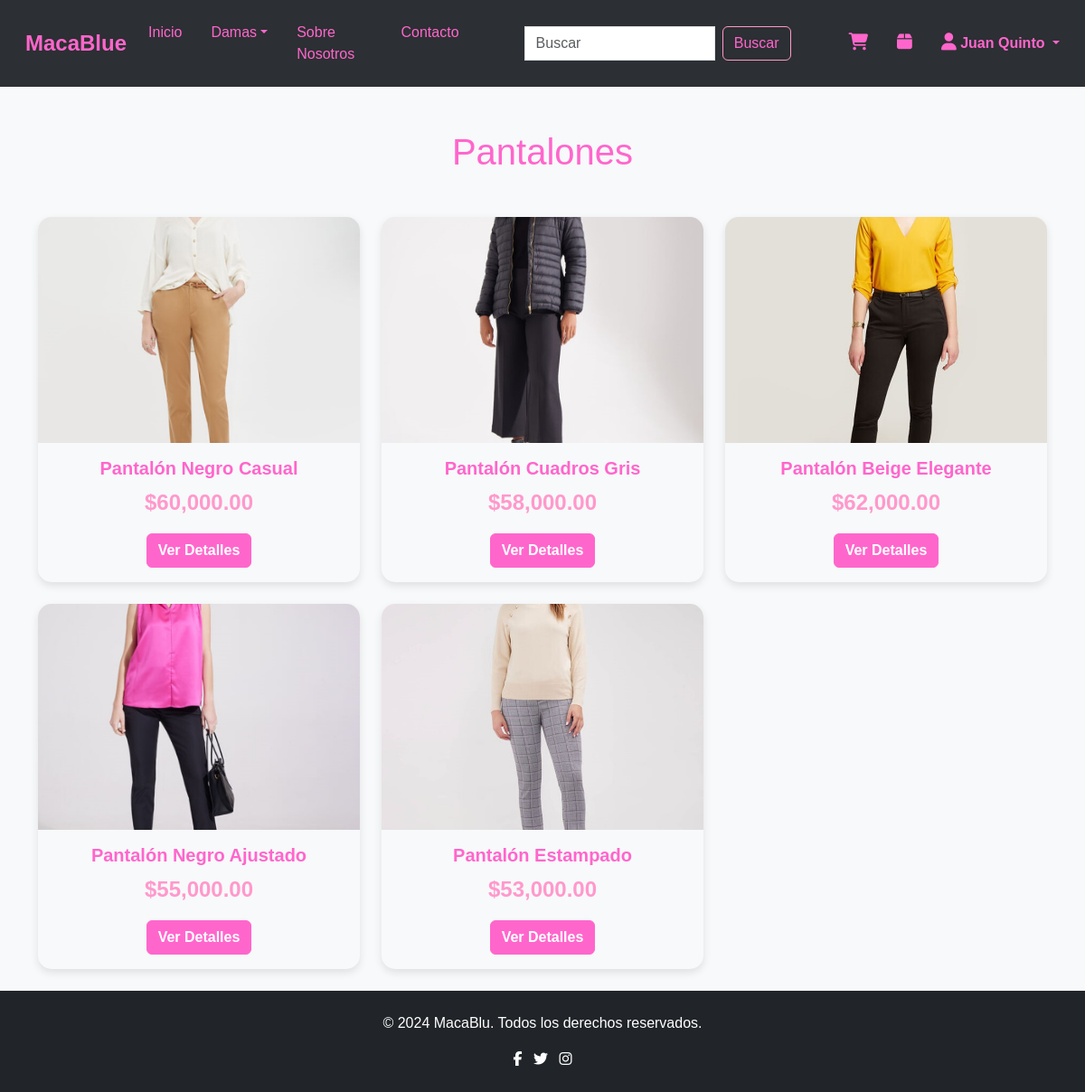
Screenshot of /view/productos.php?subcategoria=Pantalones (signed in) with the database file from the repository.
### tables this page shows
CREATE TABLE `categorias` (
  `categoria_id` int(11) NOT NULL,
  `nombreCategoria` varchar(100) NOT NULL,
  `subcategorias` varchar(255) NOT NULL,
  `created_at` timestamp NOT NULL DEFAULT current_timestamp()
);

CREATE TABLE `productos` (
  `producto_id` int(11) NOT NULL,
  `nombreProducto` varchar(255) NOT NULL,
  `categoriaProducto` int(11) DEFAULT NULL,
  `subcategoriaProducto` varchar(255) DEFAULT NULL,
  `precioProducto` decimal(10,2) NOT NULL,
  `stockProducto` int(11) NOT NULL,
  `estadoProducto` enum('Disponible','No disponible') NOT NULL,
  `tallas` varchar(255) DEFAULT NULL,
  `colorProducto` varchar(50) DEFAULT NULL,
  `materialProducto` varchar(50) DEFAULT NULL,
  `descripcionProducto` text DEFAULT NULL,
  `fotosProducto` text DEFAULT NULL
);

### view/productos.php (the view, shortened to what this page needs)
<?php
$servername = "localhost";
$username = "root";
$password = "";
$dbname = "macablue";
$conn = new mysqli($servername, $username, $password, $dbname);
$sql = "SELECT nombreCategoria, subcategorias FROM categorias";
$resultCategorias = $conn->query($sql);
?>
<!DOCTYPE html>
<html lang="es">
<head>
    <link rel="stylesheet" href="https://cdnjs.cloudflare.com/ajax/libs/font-awesome/6.5.0/css/all.min.css">
    <link href="https://cdn.jsdelivr.net/npm/bootstrap@5.3.3/dist/css/bootstrap.min.css" rel="stylesheet">
    <link rel="stylesheet" href="/MacaBlue/assets/css/style.css">
    <link rel="stylesheet" href="/MacaBlue/assets/css/nav.css">
</head>
<body>
<nav class="navbar navbar-expand-lg navbar-custom" style="background-color: var(--fondo-oscuro);">
        <div class="container-fluid">
            <a class="navbar-brand" href="/MacaBlue/view/productos.php" style="color: var(--fucsia-claro); font-weight: bold;">MacaBlue</a>
            <div class="collapse navbar-collapse" id="navbarNav">
                <ul class="navbar-nav me-auto mb-2 mb-lg-0">
                    <li class="nav-item">
                        <a class="nav-link" href="/MacaBlue/view/productos.php">Inicio</a>
                    </li>
                    <?php
                    if ($resultCategorias->num_rows > 0) {
                        while ($row = $resultCategorias->fetch_assoc()) {
                            $categoria = $row['nombreCategoria'];
                            echo '<li class="nav-item dropdown">';
                            echo '<a class="nav-link dropdown-toggle" href="#" id="dropdown' . htmlspecialchars($categoria) . '" role="button" data-bs-toggle="dropdown" aria-expanded="false">';
                            echo htmlspecialchars($categoria);
                            echo '</a>';
                            echo '<ul class="dropdown-menu" aria-labelledby="dropdown' . htmlspecialchars($categoria) . '">';
                            echo '</ul></li>';
                        }
                    } else {
                        echo '<li><a class="nav-link" href="#">No hay categorías</a></li>';
                    }
                    ?>
                    <li class="nav-item">
                        <a class="nav-link" href="/MacaBlue/view/sobre_nosotros.php">Sobre Nosotros</a>
                    </li>
                    <li class="nav-item">
                        <a class="nav-link" href="/MacaBlue/view/contacto.php">Contacto</a>
                    </li>
                </ul>
                <form class="d-flex mx-5" action="/MacaBlue/view/buscar.php" method="get">
                    <input class="form-control me-2" type="search" placeholder="Buscar" aria-label="Buscar" name="query">
                    <button class="btn btn-outline-success" type="submit">Buscar</button>
                </form>
                <a class="nav-link me-3" href="/MacaBlue/view/carrito.php" style="color: var(--fondo-claro);">
                    <i class="fas fa-shopping-cart"></i>
                </a>
                <a class="nav-link me-3" href="/MacaBlue/view/pedido.php" style="color: var(--fondo-claro);">
                    <i class="fas fa-box"></i>
                </a>
                <?php if (isset($_SESSION['cliente_id'])) : ?>
                    <div class="nav-item dropdown">
                        <a class="nav-link dropdown-toggle" href="#" id="userDropdown" role="button" data-bs-toggle="dropdown" aria-expanded="false" style="color: var(--fucsia-claro); font-weight: bold;">
                            <i class="fas fa-user"></i> <?php echo htmlspecialchars($_SESSION['nombreUsuario']) . ' ' . htmlspecialchars($_SESSION['apellidoUsuario']); ?>
                        </a>
                    </div>
                <?php else : ?>
                    <a class="nav-link" href="/MacaBlue/view/ingreso.php" style="color: var(--fucsia-claro); font-weight: bold;">
                        <i class="fas fa-user"></i> Iniciar sesión
                    </a>
                <?php endif; ?>
            </div>
        </div>
    </nav>
    <?php
    $subcategoria = isset($_GET['subcategoria']) ? trim($conn->real_escape_string($_GET['subcategoria'])) : null;
    if ($subcategoria) {
        $sqlProductos = "SELECT * FROM productos WHERE estadoProducto = 'Disponible' AND subcategoriaProducto = '$subcategoria'";
    } else {
        $sqlProductos = "SELECT * FROM productos WHERE estadoProducto = 'Disponible'";
    }
    $resultProductos = $conn->query($sqlProductos);
    ?>
    <div class="container mt-5">
        <h1 class="text-center mb-5" style="color: var(--fucsia-claro);">
            <?php echo htmlspecialchars($subcategoria ?? 'Productos Destacados'); ?>
        </h1>
        <div class="row">
            <?php
            if ($resultProductos === false) {
                echo "<p>Error en la consulta: " . $conn->error . "</p>";
            } elseif ($resultProductos->num_rows > 0) {
                while ($row = $resultProductos->fetch_assoc()) {
                    echo '<div class="col-md-4 mb-4">';
                    echo '<div class="card product-card" data-bs-toggle="modal" data-bs-target="#productModal' . $row['producto_id'] . '">';
                    $foto = !empty($row['fotosProducto']) ? '../Admin/uploads/' . $row['fotosProducto'] : '../Admin/uploads/default.jpg';
                    echo '<img src="' . htmlspecialchars($foto) . '" class="card-img-top product-img" alt="' . htmlspecialchars($row['nombreProducto']) . '">';
                    echo '<div class="card-body text-center">';
                    echo '<h5 class="card-title">' . htmlspecialchars($row['nombreProducto']) . '</h5>';
                    echo '<p class="price">$' . number_format($row['precioProducto'], 2) . '</p>';
                    echo '<a href="#" class="btn btn-primary" data-bs-toggle="modal" data-bs-target="#productModal' . $row['producto_id'] . '">Ver Detalles</a>';
                    echo '</div>';
                    echo '</div>';
                    echo '</div>';
                }
            } else {
                echo '<p class="text-center">No hay productos disponibles en esta subcategoría.</p>';
            }
            ?>
        </div>
    </div>
    <?php include 'footer.php'; ?>
</body>
</html>

### assets/css/style.css (style rules this page uses)
:root { --fucsia-claro: #ff66cc; --fucsia-pastel: #ff99cc; --fondo-oscuro: #2c2f33; --fondo-claro: #f8f9fa; --fuente-bonita: 'Poppins', sans-serif; }
body { font-family: var(--fuente-bonita); background-color: var(--fondo-claro); color: var(--fondo-oscuro); }
.product-card { transition: transform 0.3s ease, box-shadow 0.3s ease; cursor: pointer; border: none; overflow: hidden; border-radius: 15px; box-shadow: 0 4px 10px rgba(0, 0, 0, 0.1); background-color: var(--fondo-claro); }
.product-img { height: 250px; width: 100%; object-fit: cover; }
.price { font-size: 1.5em; color: var(--fucsia-pastel); font-weight: bold; }
.card-title { color: var(--fucsia-claro); font-weight: bold; }
.btn-primary { background-color: var(--fucsia-claro) !important; border-color: var(--fucsia-claro) !important; font-weight: bold; color: white !important; outline: none !important; box-shadow: none !important; }

### assets/css/nav.css (style rules this page uses)
.navbar-custom { background-color: var(--fondo-oscuro); padding: 1rem; }
.navbar-custom .navbar-brand { color: var(--fucsia-claro); font-size: 1.5rem; font-weight: bold; }
.navbar-custom .navbar-nav .nav-link { color: var(--fucsia-claro); margin-right: 1rem; transition: color 0.3s ease; }
.navbar-custom .form-control { border-radius: 0; }
.navbar-custom .btn-outline-success { color: var(--fucsia-claro); border-color: var(--fucsia-pastel); }
.navbar-custom .nav-link i { color: var(--fucsia-claro); font-size: 1.2rem; margin-left: 1rem; transition: color 0.3s ease; }

### rows the page displays
categorias: nombreCategoria "Damas"
productos: fotosProducto (picture), nombreProducto "Pantalón Negro Casual", precioProducto "60,000.00"
productos: fotosProducto (picture), nombreProducto "Pantalón Cuadros Gris", precioProducto "58,000.00"
productos: fotosProducto (picture), nombreProducto "Pantalón Beige Elegante", precioProducto "62,000.00"
productos: fotosProducto (picture), nombreProducto "Pantalón Negro Ajustado", precioProducto "55,000.00"
productos: fotosProducto (picture), nombreProducto "Pantalón Estampado", precioProducto "53,000.00"

### other values shown
$_SESSION['nombreUsuario'] "Juan"
$_SESSION['apellidoUsuario'] "Quinto"
$subcategoria "Pantalones"
